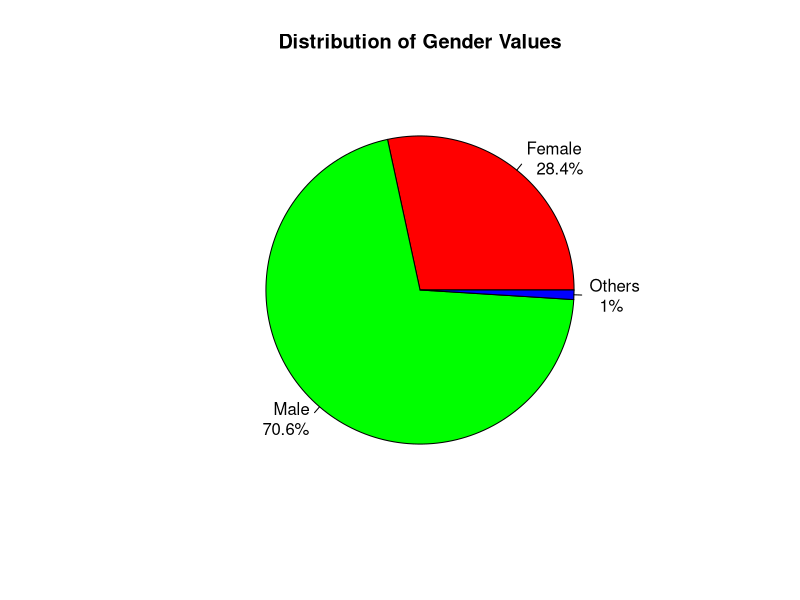
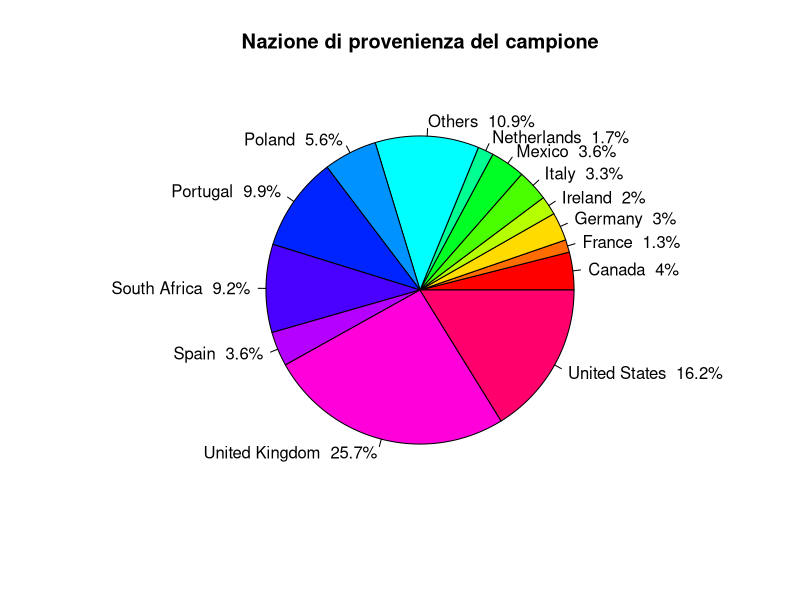
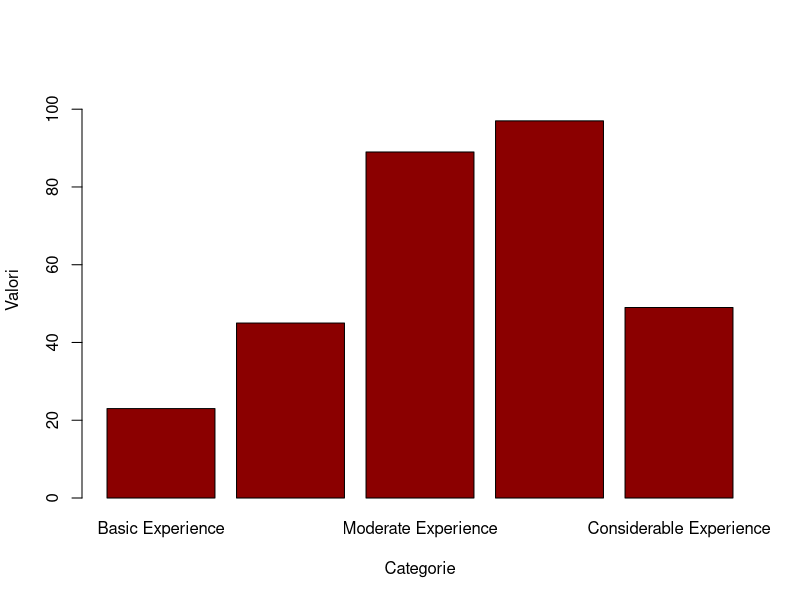
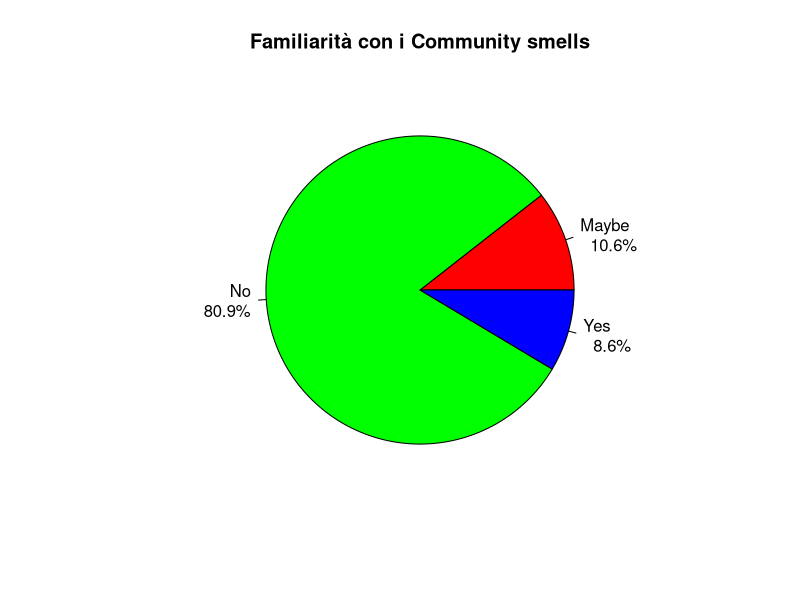
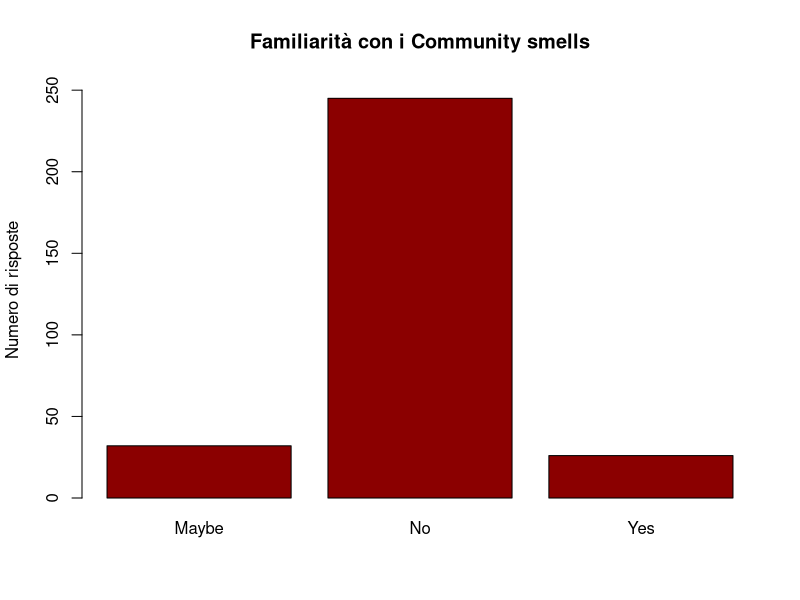
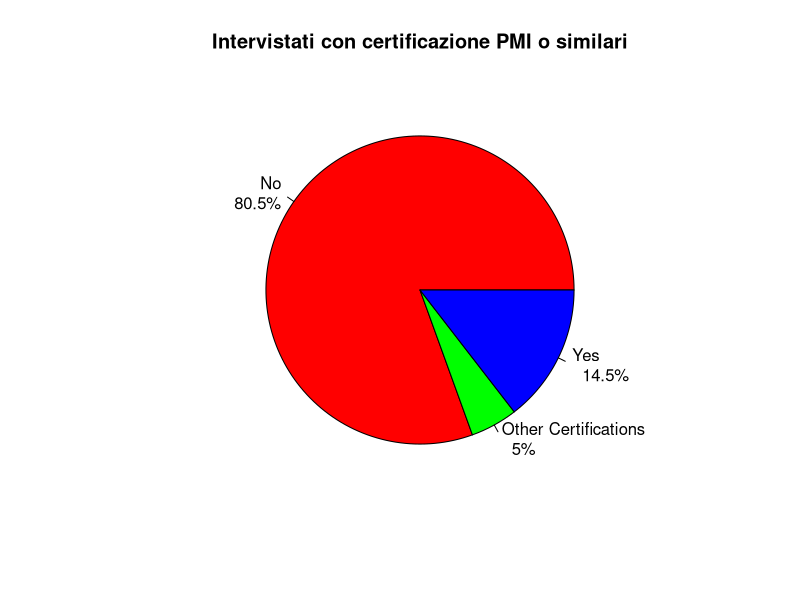
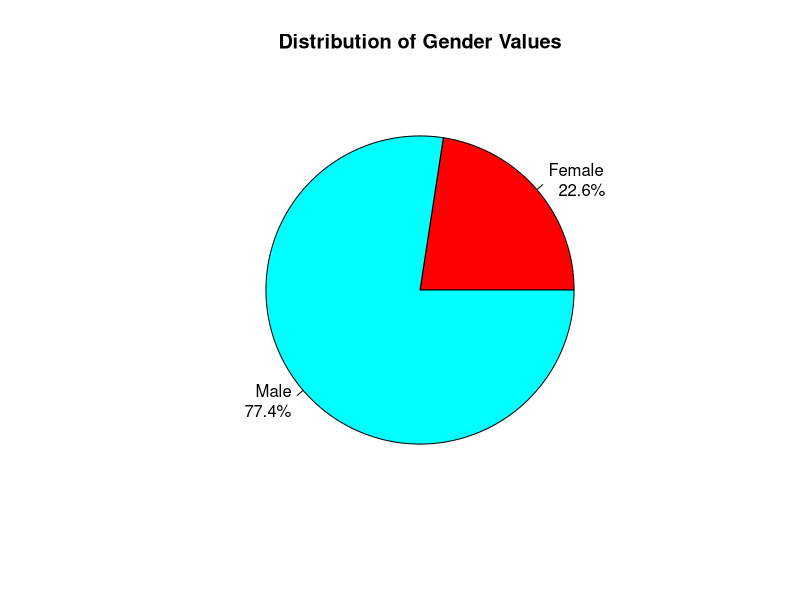
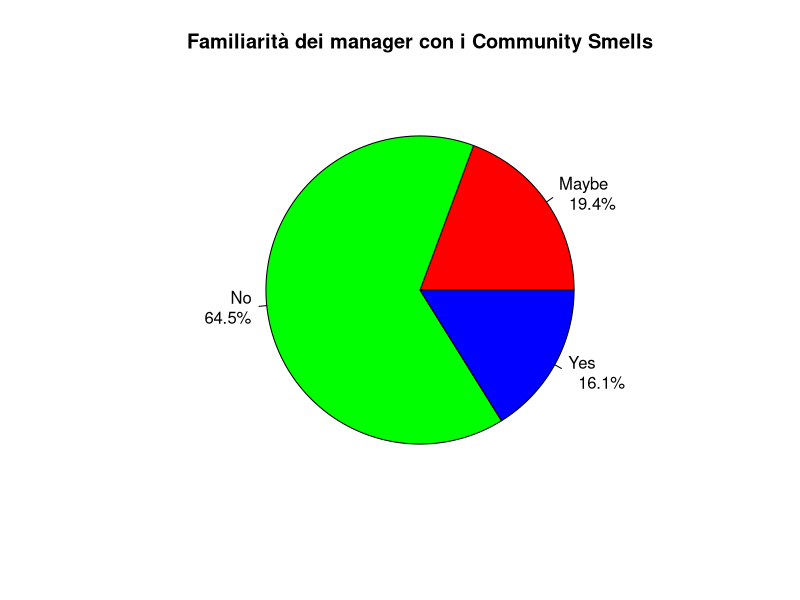

These figures' R source, in order:
library(readxl)
library(dplyr)


column_types <- c("date", "text", "text","text", "text", "text", "numeric", "text", "numeric", "text", "text","text", "text")
column_names <- c("Timestamp_Risposta","Prolific_ID","Gender","Nationality","Role","Company_Size","Managing_Distributed_Teams_Familiarities","Years_of_experience_Managing","Evaluation_Team_Management","Team_Size","PMI_or_others_Certifications","CS_Familiarities", "CS_Experience")
survey_response <- read_excel("Selection Survey for Community Smells Recognition - Risposte.xlsx",col_types = column_types, col_names = column_names, skip=1)

# recupero tutti i differenti gender inseriti
unique_genders <- unique(survey_response[3])

# modifico le differenti modalità in cui sono stati scritti i gender per favorire l'analisi 

survey_response[3]<-survey_response[3] %>% mutate(Gender = if_else(Gender %in% c("male","man","M","Masculine","MALE","Man"),"Male", Gender))
survey_response[3]<-survey_response[3] %>% mutate(Gender = if_else(Gender %in% c("female","Woman","woman","Women","F"),"Female", Gender))
survey_response[3]<-survey_response[3] %>% mutate(Gender = if_else(Gender %in% c("Genderless","Non Binary"),"Others", Gender))



# Colcolo della distribuzione dei generi
gender_counts <- table(survey_response$Gender)

percentages <- prop.table(gender_counts) * 100

pie(gender_counts, labels = paste0(names(gender_counts), "\n  ", round(percentages, 1), "%"),
    main = "Distribution of Gender Values", col = rainbow(length(gender_counts))) # questi colori sono da rivedere
           


# Distribuzione delle nazionalità

nazionalita <- survey_response[4]
frequenze <- table(nazionalita)

soglia_percentuale <- 1 

other_nationalities <- names(frequenze[frequenze / sum(frequenze) * 100 < soglia_percentuale])

country_updated <- nazionalita %>% mutate ( Nationality = ifelse(Nationality %in% other_nationalities, "Others", Nationality))

counts_country <- table(country_updated)
percentages_country <- prop.table(counts_country) * 100

colors <- rainbow(length(percentages_country))

pie(counts_country, labels = paste0(names(counts_country), "  ",round(percentages_country, 1), "%"),
    main = "Nazione di provenienza del campione", col = rainbow(length(counts_country))) # questi colori sono da rivedere


#Esperienza nel management del campione

data <- table(survey_response$Evaluation_Team_Management)
limite_superiore <- max(data) +10
barplot(data, names.arg = c("Basic Experience", "Limited Experience", "Moderate Experience", "Significant Experience", "Considerable Experience"), col ="darkred", xlab = "Categorie", ylab = "Valori",ylim = c(0, limite_superiore))

 

# Familiarità con i CS                               
cs_familiarities <- survey_response[12]
cs_counts <- table(cs_familiarities)

percentages_cs <- prop.table(cs_counts) * 100

pie(cs_counts, labels = paste0(names(cs_counts), "\n  ", round(percentages_cs, 1), "%"),
    main = "Familiarità con i Community smells",col = rainbow(length(cs_counts))) # questi colori sono da rivedere

data <- table(survey_response$CS_Familiarities)
print(data)
limite_superiore <- max(data) +10
barplot(data, main = "Familiarità con i Community smells", names.arg = c("Maybe", "No", "Yes"), col ="darkred", ylab = "Numero di risposte",ylim = c(0, limite_superiore))


#Esperienza con i CS
cs_familiarities_experience <- survey_response[13] %>%  mutate(CS_Experience = if_else(CS_Experience %in% c("No","NA",NA,"-","All good","No experience","N/A","None","n/a","m/a","I do not have any experience of this term","I'm not familiar with that concept.","Not heard of this concept!","I don't think I am familiar with this term",",","I am not too familiar with it.","N/a","No experience.","I haven't heard the term before"),"No", CS_Experience))
cs_familiarities_experience <- unique(cs_familiarities_experience)
print(cs_familiarities_experience)


#Certificazioni ottenute

survey_response[11] <- survey_response[11] %>%  mutate(PMI_or_others_Certifications = if_else(!PMI_or_others_Certifications %in% c("No","Yes"),"Other Certifications", PMI_or_others_Certifications))
cert_counts <- table(survey_response[11])

percentages_cert <- prop.table(cert_counts) * 100

pie(cert_counts, labels = paste0(names(cert_counts), "\n  ", round(percentages_cert, 1), "%"),
    main = "Intervistati con certificazione PMI o similari", col = rainbow(length(cert_counts))) # questi colori sono da rivedere




#Filtro per le figure manageriali RQ_1.2

survey_response_managers <- survey_response %>% filter(Managing_Distributed_Teams_Familiarities %in% c("3","4","5"), Years_of_experience_Managing %in% c("3 - 5 years","5 - 10 years", "> 10 years"), Evaluation_Team_Management %in% c("4","5"), PMI_or_others_Certifications %in% c("Yes","Other Certifications"))



# Distribuzione dei generi
gender_counts <- table(survey_response_managers$Gender)

percentages <- prop.table(gender_counts) * 100

pie(gender_counts, labels = paste0(names(gender_counts), "\n  ", round(percentages, 1), "%"),
    main = "Distribution of Gender Values", col = rainbow(length(gender_counts))) # questi colori sono da rivedere



# Familiarità con i CS                               
cs_familiarities <- survey_response_managers[12]
cs_counts <- table(cs_familiarities)

percentages_cs <- prop.table(cs_counts) * 100

pie(cs_counts, labels = paste0(names(cs_counts), "\n  ", round(percentages_cs, 1), "%"),
    main = "Familiarità dei manager con i Community Smells", col = rainbow(length(cs_counts))) # questi colori sono da rivedere



#Esperienza con i CS
cs_familiarities_experience <- survey_response_managers[13] %>%  mutate(CS_Experience = if_else(CS_Experience %in% c("No","NA",NA,"-","All good","No experience","N/A","None","n/a","m/a","I do not have any experience of this term","I'm not familiar with that concept.","Not heard of this concept!","I don't think I am familiar with this term",",","I am not too familiar with it.","N/a","No experience.","I haven't heard the term before"),"No", CS_Experience))
cs_familiarities_experience <- unique(cs_familiarities_experience)

print(cs_familiarities_experience)


# Distribuzione delle nazionalità

nazionalita <- survey_response_managers[4]
frequenze <- table(nazionalita)

soglia_percentuale <- 1 

other_nationalities <- names(frequenze[frequenze / sum(frequenze) * 100 < soglia_percentuale])

country_updated <- nazionalita %>% mutate ( Nationality = ifelse(Nationality %in% other_nationalities, "Others", Nationality))

counts_country <- table(country_updated)
percentages_country <- prop.table(counts_country) * 100

colors <- rainbow(length(percentages_country))

pie(counts_country, labels = paste0(names(counts_country), "  ",round(percentages_country, 1), "%"),
    main = "Nazione di provenienza delle figure manageriali", col = rainbow(length(counts_country))) # questi colori sono da rivedere

#Prolific ID Managers

prolificID <- survey_response_managers[2]





